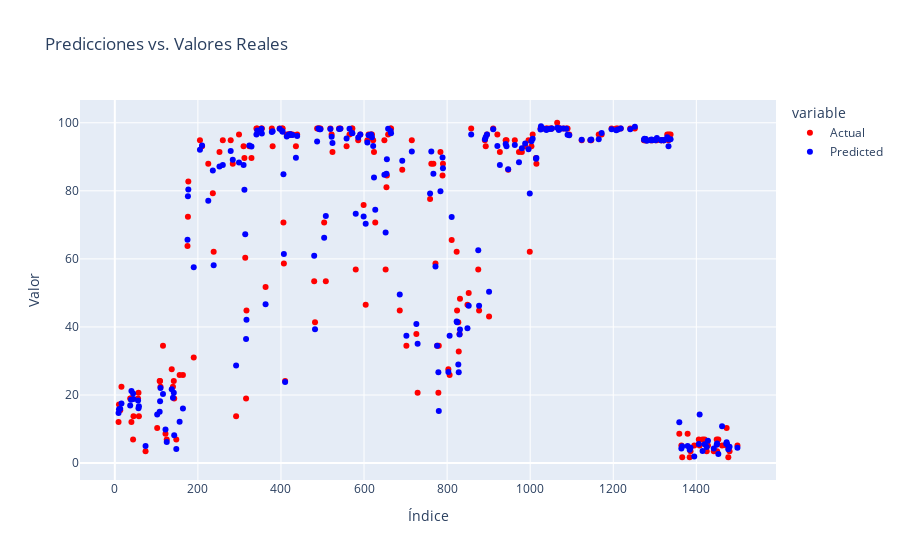

Notebook code cell kept with this figure:
### Code cell
# Creamos un DataFrame con las predicciones y valores reales
results_df = pd.DataFrame({'Actual': y_validation, 'Predicted': y_pred_validacion})

# Ordenamos el DataFrame por los valores reales para una mejor visualización
results_df = results_df.sort_values(by='Actual')

# Creamos gráfico de dispersión con Plotly Express
fig = px.scatter(results_df, x=results_df.index, y=['Actual', 'Predicted'],
                 labels={'value': 'Valor'},
                 title='Predicciones vs. Valores Reales',
                 color_discrete_sequence=['red', 'blue'])

# Configuramos el diseño del gráfico
fig.update_layout(
    xaxis_title='Índice',
    yaxis_title='Valor',
)

# Mostramos el gráfico
fig.show()

### Figure 1 — Plotly figure (JSON) as saved in the notebook; plotly's stock layout.template omitted (floating-point values rounded to 4 significant figures; data arrays with more than 128 entries replaced by an {"elided": "..."} marker saying what was removed)
{"data": [{"hovertemplate": "variable=Actual<br>index=%{x}<br>Valor=%{y}<extra></extra>", "legendgroup": "Actual", "marker": {"color": "red", "symbol": "circle"}, "mode": "markers", "name": "Actual", "orientation": "v", "showlegend": true, "type": "scatter", "x": {"elided": "226 int values"}, "xaxis": "x", "y": {"elided": "226 float values"}, "yaxis": "y"}, {"hovertemplate": "variable=Predicted<br>index=%{x}<br>Valor=%{y}<extra></extra>", "legendgroup": "Predicted", "marker": {"color": "blue", "symbol": "circle"}, "mode": "markers", "name": "Predicted", "orientation": "v", "showlegend": true, "type": "scatter", "x": {"elided": "226 int values"}, "xaxis": "x", "y": {"elided": "226 float values"}, "yaxis": "y"}], "layout": {"legend": {"title": {"text": "variable"}, "tracegroupgap": 0}, "title": {"text": "Predicciones vs. Valores Reales"}, "xaxis": {"anchor": "y", "domain": [0, 1], "title": {"text": "Índice"}}, "yaxis": {"anchor": "x", "domain": [0, 1], "title": {"text": "Valor"}}}}
